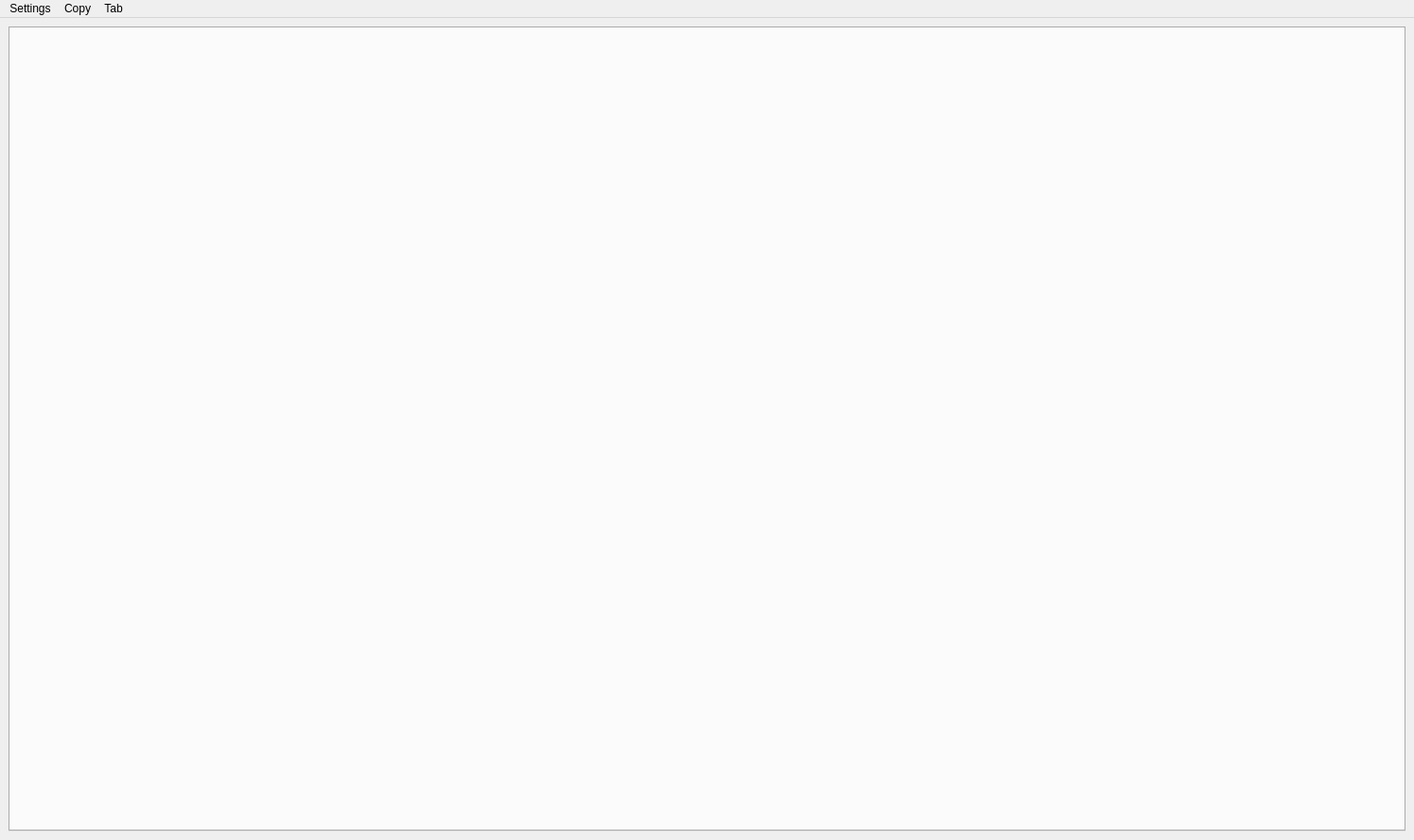
<?xml version="1.0" encoding="UTF-8"?>
<ui version="4.0">
 <class>MainWindow</class>
 <widget class="QMainWindow" name="MainWindow">
  <property name="windowModality">
   <enum>Qt::NonModal</enum>
  </property>
  <property name="enabled">
   <bool>true</bool>
  </property>
  <property name="geometry">
   <rect>
    <x>0</x>
    <y>0</y>
    <width>1494</width>
    <height>888</height>
   </rect>
  </property>
  <property name="sizePolicy">
   <sizepolicy hsizetype="Preferred" vsizetype="Preferred">
    <horstretch>0</horstretch>
    <verstretch>0</verstretch>
   </sizepolicy>
  </property>
  <property name="minimumSize">
   <size>
    <width>400</width>
    <height>350</height>
   </size>
  </property>
  <property name="maximumSize">
   <size>
    <width>16777215</width>
    <height>16777215</height>
   </size>
  </property>
  <property name="font">
   <font>
    <family>Courier New</family>
   </font>
  </property>
  <property name="cursor">
   <cursorShape>ArrowCursor</cursorShape>
  </property>
  <property name="windowTitle">
   <string>CASPy</string>
  </property>
  <property name="windowIcon">
   <iconset>
    <normaloff>../assets/logo.png</normaloff>../assets/logo.png</iconset>
  </property>
  <property name="autoFillBackground">
   <bool>false</bool>
  </property>
  <property name="styleSheet">
   <string notr="true">QSplitter::handle {background: rgb(255, 255, 255)}</string>
  </property>
  <property name="tabShape">
   <enum>QTabWidget::Rounded</enum>
  </property>
  <property name="dockOptions">
   <set>QMainWindow::AllowTabbedDocks|QMainWindow::AnimatedDocks</set>
  </property>
  <property name="unifiedTitleAndToolBarOnMac">
   <bool>false</bool>
  </property>
  <widget class="QWidget" name="centralwidget">
   <property name="sizePolicy">
    <sizepolicy hsizetype="Fixed" vsizetype="Fixed">
     <horstretch>0</horstretch>
     <verstretch>0</verstretch>
    </sizepolicy>
   </property>
   <property name="font">
    <font>
     <family>Courier New</family>
    </font>
   </property>
   <layout class="QGridLayout" name="gridLayout">
    <item row="0" column="0">
     <widget class="QTabWidget" name="tab_manager">
      <property name="sizePolicy">
       <sizepolicy hsizetype="Preferred" vsizetype="Preferred">
        <horstretch>0</horstretch>
        <verstretch>0</verstretch>
       </sizepolicy>
      </property>
      <property name="minimumSize">
       <size>
        <width>0</width>
        <height>0</height>
       </size>
      </property>
      <property name="font">
       <font>
        <family>Courier New</family>
       </font>
      </property>
      <property name="styleSheet">
       <string notr="true"/>
      </property>
      <property name="currentIndex">
       <number>-1</number>
      </property>
     </widget>
    </item>
   </layout>
  </widget>
  <widget class="QMenuBar" name="menubar">
   <property name="geometry">
    <rect>
     <x>0</x>
     <y>0</y>
     <width>1494</width>
     <height>21</height>
    </rect>
   </property>
   <property name="font">
    <font>
     <family>Segoe UI</family>
    </font>
   </property>
   <property name="styleSheet">
    <string notr="true"/>
   </property>
   <widget class="QMenu" name="menuCopy">
    <property name="title">
     <string>Copy</string>
    </property>
    <addaction name="actionCopy_Exact_Answer"/>
    <addaction name="actionCopy_Approximate_Answer"/>
   </widget>
   <widget class="QMenu" name="menuTab">
    <property name="title">
     <string>Tab</string>
    </property>
    <addaction name="actionNext_Tab"/>
    <addaction name="actionPrevious_Tab"/>
   </widget>
   <widget class="QMenu" name="menuSettings">
    <property name="title">
     <string>Settings</string>
    </property>
    <widget class="QMenu" name="menuOutput_Type">
     <property name="toolTip">
      <string>What format will the output be displayed</string>
     </property>
     <property name="title">
      <string>Output Type</string>
     </property>
     <addaction name="actionPretty"/>
     <addaction name="actionLatex"/>
     <addaction name="actionNormal"/>
    </widget>
    <addaction name="actionUnicode"/>
    <addaction name="actionLinewrap"/>
    <addaction name="menuOutput_Type"/>
    <addaction name="separator"/>
    <addaction name="actionScientific_Notation"/>
    <addaction name="actionAccuracy"/>
    <addaction name="separator"/>
    <addaction name="actionTab_List"/>
    <addaction name="separator"/>
    <addaction name="actionUseLatex"/>
    <addaction name="actionLatexFs"/>
   </widget>
   <addaction name="menuSettings"/>
   <addaction name="menuCopy"/>
   <addaction name="menuTab"/>
  </widget>
  <action name="actionCopy_Exact_Answer">
   <property name="enabled">
    <bool>true</bool>
   </property>
   <property name="text">
    <string>Copy Exact Answer</string>
   </property>
   <property name="shortcut">
    <string>Alt+E</string>
   </property>
  </action>
  <action name="actionPrevious_Tab">
   <property name="enabled">
    <bool>true</bool>
   </property>
   <property name="text">
    <string>Previous Tab</string>
   </property>
   <property name="shortcut">
    <string>Alt+Left</string>
   </property>
  </action>
  <action name="about">
   <property name="text">
    <string>About</string>
   </property>
  </action>
  <action name="actionNew_Window">
   <property name="text">
    <string>New Window</string>
   </property>
  </action>
  <action name="actionUnicode">
   <property name="checkable">
    <bool>true</bool>
   </property>
   <property name="text">
    <string>Use Unicode</string>
   </property>
   <property name="shortcut">
    <string>Ctrl+U</string>
   </property>
  </action>
  <action name="actionNext_Tab">
   <property name="checkable">
    <bool>false</bool>
   </property>
   <property name="enabled">
    <bool>true</bool>
   </property>
   <property name="text">
    <string>Next Tab</string>
   </property>
   <property name="shortcut">
    <string>Alt+Right</string>
   </property>
  </action>
  <action name="actionLinewrap">
   <property name="checkable">
    <bool>true</bool>
   </property>
   <property name="text">
    <string>Linewrap</string>
   </property>
   <property name="shortcut">
    <string>Ctrl+L</string>
   </property>
  </action>
  <action name="actionScientific_Notation">
   <property name="checkable">
    <bool>true</bool>
   </property>
   <property name="text">
    <string>Scientific Notation</string>
   </property>
   <property name="shortcut">
    <string>Ctrl+N</string>
   </property>
  </action>
  <action name="actionAccuracy">
   <property name="checkable">
    <bool>false</bool>
   </property>
   <property name="text">
    <string>Accuracy</string>
   </property>
   <property name="shortcut">
    <string>Ctrl+Shift+A</string>
   </property>
  </action>
  <action name="actionClear_Shell">
   <property name="text">
    <string>Clear Shell</string>
   </property>
   <property name="shortcut">
    <string>Ctrl+Shift+C</string>
   </property>
  </action>
  <action name="actionCopy_Approximate_Answer">
   <property name="text">
    <string>Copy Approximate Answer</string>
   </property>
   <property name="shortcut">
    <string>Alt+A</string>
   </property>
  </action>
  <action name="actionPretty">
   <property name="checkable">
    <bool>true</bool>
   </property>
   <property name="checked">
    <bool>true</bool>
   </property>
   <property name="text">
    <string>Pretty</string>
   </property>
   <property name="toolTip">
    <string>Pretty Print</string>
   </property>
   <property name="shortcut">
    <string>Ctrl+1</string>
   </property>
  </action>
  <action name="actionLatex">
   <property name="checkable">
    <bool>true</bool>
   </property>
   <property name="text">
    <string>Latex</string>
   </property>
   <property name="shortcut">
    <string>Ctrl+2</string>
   </property>
  </action>
  <action name="actionNormal">
   <property name="checkable">
    <bool>true</bool>
   </property>
   <property name="text">
    <string>Normal</string>
   </property>
   <property name="toolTip">
    <string>Normal - No special format</string>
   </property>
   <property name="shortcut">
    <string>Ctrl+3</string>
   </property>
  </action>
  <action name="actionExact_Answer">
   <property name="text">
    <string>Exact Answer</string>
   </property>
   <property name="shortcut">
    <string>Alt+E</string>
   </property>
  </action>
  <action name="actionApproximate_Answer">
   <property name="text">
    <string>Approximate Answer</string>
   </property>
   <property name="shortcut">
    <string>Alt+A</string>
   </property>
  </action>
  <action name="actionClear_Thread">
   <property name="enabled">
    <bool>true</bool>
   </property>
   <property name="text">
    <string>Clear Thread</string>
   </property>
   <property name="visible">
    <bool>true</bool>
   </property>
  </action>
  <action name="actionTab_List">
   <property name="text">
    <string>Tab List</string>
   </property>
   <property name="shortcut">
    <string>Ctrl+T</string>
   </property>
  </action>
  <action name="actionLaTeX_resolution">
   <property name="text">
    <string>LaTeX resolution</string>
   </property>
  </action>
  <action name="actionUseLatex">
   <property name="checkable">
    <bool>true</bool>
   </property>
   <property name="text">
    <string>Use LaTeX renderer</string>
   </property>
   <property name="shortcut">
    <string>Ctrl+Shift+R</string>
   </property>
  </action>
  <action name="actionLatexFs">
   <property name="text">
    <string>LaTeX font-size</string>
   </property>
   <property name="shortcut">
    <string>Ctrl+R</string>
   </property>
  </action>
 </widget>
 <resources/>
 <connections/>
</ui>
